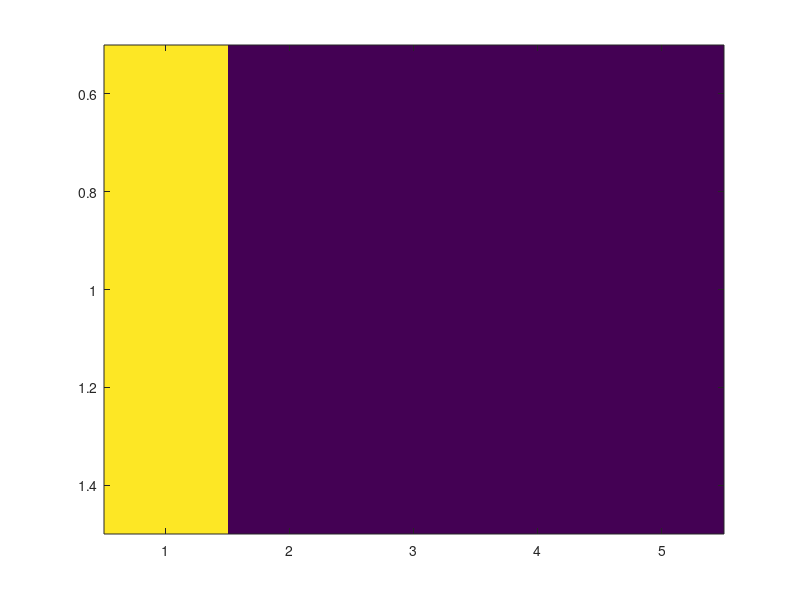

Write the MATLAB code that produced this figure. (Note: this script raises an error after producing the figure.)
nrows = input('Please enter the number of rows: ');
spinarr = randi(2,1,nrows)*2 - 3;
imagesc(spinarr)
J+=-1;
T=3;
r=rand;
for i=1:30*nrows
    randcol=randi(nrows,1);
    randrow=randi(1,1);
    if (randcol==1)
        coll=nrows;
    else
        coll=randcol-1;
    end
    if (randcol==nrows)
        colr=1;
    else
        colr=randcol+1;
    end
    E=J*spinarr(randrow,randcol)*spinarr(randrow,coll)+J*spinarr(randrow,randcol)*spinarr(randrow,colr);
    if (E>=0)
        spinarr(randrow,randcol)=-spinarr(randrow,randcol);
    else
        p=exp(E/T);
        if (p>=r)
            spinarr(randrow,randcol)=-spinarr(randrow,randcol);
        else
            spinarr(randrow,randcol)=spinarr(randrow,randcol);
        end
    end
end
imagesc(spinarr)          
            
    
